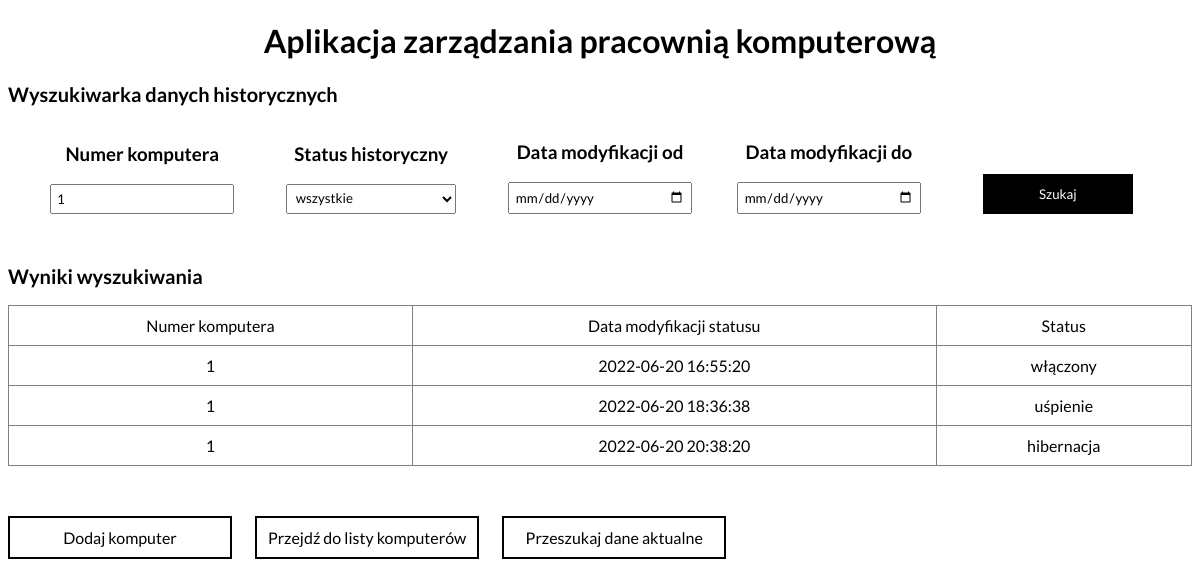
/searchHistory.php?number=1, run on the app's committed database.
### tables this page shows
CREATE TABLE `object` (
  `number` int(11) NOT NULL,
  `dateCreated` datetime NOT NULL DEFAULT current_timestamp(),
  `status` int(11) NOT NULL
);

CREATE TABLE `history` (
  `id` int(11) NOT NULL,
  `number` int(11) NOT NULL,
  `statusH` int(11) NOT NULL,
  `dateModified` datetime NOT NULL DEFAULT current_timestamp()
);

### searchHistory.php (the view, shortened to what this page needs)
<?php
class searchObjects{
	private $number = '';
	public function show(){
		if( isset($_GET['number']) || isset($_GET['status']) || isset($_GET['dateFrom']) || isset($_GET['dateTo'])){
			if(isset($_GET['number']) && ctype_digit($_GET['number'])){
				$this->number = $_GET['number'];
			}
			$zapytanie = "SELECT o.number, h.dateModified, h.statusH FROM object as o, history as h WHERE o.number=h.number";
			if($this->number!='') $zapytanie .= " AND o.number='$this->number' ";
			require_once "connect.php";
			try {
				$pol = new mysqli($host,$db_user,$db_password,$db_name);
				if($pol->connect_errno!=0)
				{
					throw new Exception(mysqli_connect_errno());
				}
				else
				{
					if($rezultat = $pol->query($zapytanie))
					{
						$ilerekordow=$rezultat->num_rows;
						if($ilerekordow>0)
						{
							$content =  '<table>';
							$content .= '<thead> <td>Numer komputera</td> <td>Data modyfikacji statusu</td> <td>Status</td></thead>';
							$content .= '<tbody>';
							while($row=$rezultat->fetch_assoc())
							{
								$number = $row['number'];
								$dateCreated = $row['dateModified'];
								$status = $row['statusH'];
								$content .= '<tr> <td>'.$number.'</td> <td>'.$dateCreated.'</td> <td>';
										if($status == 1) $content .= 'włączony';
										if($status == 3) $content .= 'hibernacja';
										if($status == 4) $content .= 'uśpienie';
								$content .= '</td>';
								$content .= '</tr>';
							}
							$content .= '</tbody>';
							$content .= '</table>';
							return '<h2>Wyniki wyszukiwania</h2>'.$content;
						} else {
							return 'Brak wyników';
						}
					} else return 'Brak danych';
				}
			} catch (Exceptions $e)
			{
				return "Błąd wyświetlania strony. Prosimy spróbować za kilka minut";
			}
		}
	}
}
?>
<!DOCTYPE HTML>
<html lang="pl">
<head>
	<link rel="stylesheet" href="style.css" type="text/css"/>
</head>
<body>
	<h1>Aplikacja zarządzania pracownią komputerową</h1>
	<div class="container">
	<h2>Wyszukiwarka danych historycznych</h2>
	<form method="get">
		<div class="grid">
			<div class="grid-row">
				<h3>Numer komputera</h3>
				<input type="number" name="number" value="<?php if(isset($_GET['number'])) echo $_GET['number']; ?>"/>
			</div>
			<div class="grid-row">
				<h3>Status historyczny</h3>
				<select name="status">
					<option value="0">wszystkie</option>
				</select>
			</div>
			<div class="grid-row">
				<h3>Data modyfikacji od</h3>
				<input type="date" name="dateFrom"  value="<?php if(isset($_GET['dateFrom'])) echo $_GET['dateFrom']; ?>"/>
			</div>
			<div class="grid-row">
				<h3>Data modyfikacji do</h3>
				<input type="date" name="dateTo"  value="<?php if(isset($_GET['dateTo'])) echo $_GET['dateTo']; ?>"/>
			</div>
			<div class="grid-row">
				<button>Szukaj </button>
			</div>
		</div>
	</form>
	<?php
		$search = new searchObjects();
		echo $search->show();
	?>
	</div>
	<div class="nav">
		<a class="link" href="addComputer.php">Dodaj komputer</a>
		<a class="link" href="index.php">Przejdź do listy komputerów</a>
		<a class="link" href="search.php">Przeszukaj dane aktualne</a>
	</div>
</body>
</html>

### style.css (style rules this page uses)
* { font-family:'Lato'; }
h1 { text-align:center; }
h2 { font-size:20px; }
input { width:calc(100% - 10px - 4px); padding:5px; }
select { width:calc(100%); padding:5px; margin-bottom:5px; }
button { width:150px; height:40px; display:flex; justify-content:center; align-items:center; text-align:center; background-color:black; color:white; cursor:pointer; outline:none; border:none; margin: auto; }
table { width:100%; }
table,tr,td { border:1px solid gray; border-collapse: collapse; text-align:center; }
td { padding:10px; }
.link { display:inline-block; background-color:white; color:black; border:2px solid black; padding:10px 10px; width:200px; text-decoration:none; text-align:center; margin-bottom:20px; margin-right:20px; margin-top:50px; }
.grid { display:flex; width:100%; justify-content: space-evenly; align-items: flex-end; margin-bottom:50px; }
.grid-row { display:flex; flex-direction:column; justify-content:center; align-items:center; width:16%; }
.grid-row>input, .grid-row>select { width:90%; margin:0; }

### data on the page
object: number "1", history.dateModified "2022-06-20 16:55:20", value "włączony", history.dateModified "2022-06-20 18:36:38", value "uśpienie", history.dateModified "2022-06-20 20:38:20", value "hibernacja"
